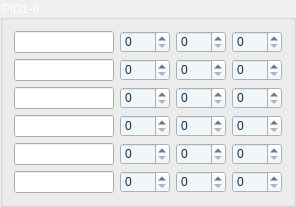
          <widget class="QGroupBox" name="groupBox">
           <property name="minimumSize">
            <size>
             <width>0</width>
             <height>45</height>
            </size>
           </property>
           <property name="styleSheet">
            <string notr="true">font: 10pt &quot;微软雅黑&quot;;
color:white;</string>
           </property>
           <property name="title">
            <string>PID1-6</string>
           </property>
           <layout class="QGridLayout" name="gridLayout">
            <item row="4" column="0">
             <widget class="QLineEdit" name="lineEdit_5">
              <property name="minimumSize">
               <size>
                <width>0</width>
                <height>20</height>
               </size>
              </property>
              <property name="maximumSize">
               <size>
                <width>100</width>
                <height>16777215</height>
               </size>
              </property>
              <property name="text">
               <string>PID5</string>
              </property>
             </widget>
            </item>
            <item row="1" column="2">
             <widget class="QSpinBox" name="sb_i2">
              <property name="minimumSize">
               <size>
                <width>50</width>
                <height>20</height>
               </size>
              </property>
              <property name="styleSheet">
               <string notr="true">QSpinBox{
	color:#14274E;
	font: 10pt &quot;微软雅黑&quot;;
	background-color:#F1F6F9;
    selection-background-color: #F1F6F9;
	selection-color:#14274E;
}
</string>
              </property>
             </widget>
            </item>
            <item row="5" column="2">
             <widget class="QSpinBox" name="sb_i6">
              <property name="minimumSize">
               <size>
                <width>50</width>
                <height>20</height>
               </size>
              </property>
              <property name="styleSheet">
               <string notr="true">QSpinBox{
	color:#14274E;
	font: 10pt &quot;微软雅黑&quot;;
	background-color:#F1F6F9;
    selection-background-color: #F1F6F9;
	selection-color:#14274E;
}
</string>
              </property>
             </widget>
            </item>
            <item row="5" column="1">
             <widget class="QSpinBox" name="sb_p6">
              <property name="minimumSize">
               <size>
                <width>50</width>
                <height>20</height>
               </size>
              </property>
              <property name="styleSheet">
               <string notr="true">QSpinBox{
	color:#14274E;
	font: 10pt &quot;微软雅黑&quot;;
	background-color:#F1F6F9;
    selection-background-color: #F1F6F9;
	selection-color:#14274E;
}
</string>
              </property>
             </widget>
            </item>
            <item row="5" column="0">
             <widget class="QLineEdit" name="lineEdit_6">
              <property name="minimumSize">
               <size>
                <width>0</width>
                <height>20</height>
               </size>
              </property>
              <property name="maximumSize">
               <size>
                <width>100</width>
                <height>16777215</height>
               </size>
              </property>
              <property name="text">
               <string>PID6</string>
              </property>
             </widget>
            </item>
            <item row="2" column="3">
             <widget class="QSpinBox" name="sb_d3">
              <property name="minimumSize">
               <size>
                <width>50</width>
                <height>20</height>
               </size>
              </property>
              <property name="styleSheet">
               <string notr="true">QSpinBox{
	color:#14274E;
	font: 10pt &quot;微软雅黑&quot;;
	background-color:#F1F6F9;
    selection-background-color: #F1F6F9;
	selection-color:#14274E;
}
</string>
              </property>
             </widget>
            </item>
            <item row="2" column="1">
             <widget class="QSpinBox" name="sb_p3">
              <property name="minimumSize">
               <size>
                <width>50</width>
                <height>20</height>
               </size>
              </property>
              <property name="styleSheet">
               <string notr="true">QSpinBox{
	color:#14274E;
	font: 10pt &quot;微软雅黑&quot;;
	background-color:#F1F6F9;
    selection-background-color: #F1F6F9;
	selection-color:#14274E;
}
</string>
              </property>
             </widget>
            </item>
            <item row="0" column="2">
             <widget class="QSpinBox" name="sb_i1">
              <property name="minimumSize">
               <size>
                <width>50</width>
                <height>20</height>
               </size>
              </property>
              <property name="styleSheet">
               <string notr="true">QSpinBox{
	color:#14274E;
	font: 10pt &quot;微软雅黑&quot;;
	background-color:#F1F6F9;
    selection-background-color: #F1F6F9;
	selection-color:#14274E;
}
</string>
              </property>
             </widget>
            </item>
            <item row="4" column="2">
             <widget class="QSpinBox" name="sb_i5">
              <property name="minimumSize">
               <size>
                <width>50</width>
                <height>20</height>
               </size>
              </property>
              <property name="styleSheet">
               <string notr="true">QSpinBox{
	color:#14274E;
	font: 10pt &quot;微软雅黑&quot;;
	background-color:#F1F6F9;
    selection-background-color: #F1F6F9;
	selection-color:#14274E;
}
</string>
              </property>
             </widget>
            </item>
            <item row="3" column="3">
             <widget class="QSpinBox" name="sb_d4">
              <property name="minimumSize">
               <size>
                <width>50</width>
                <height>20</height>
               </size>
              </property>
              <property name="styleSheet">
               <string notr="true">QSpinBox{
	color:#14274E;
	font: 10pt &quot;微软雅黑&quot;;
	background-color:#F1F6F9;
    selection-background-color: #F1F6F9;
	selection-color:#14274E;
}
</string>
              </property>
             </widget>
            </item>
            <item row="1" column="3">
             <widget class="QSpinBox" name="sb_d2">
              <property name="minimumSize">
               <size>
                <width>50</width>
                <height>20</height>
               </size>
              </property>
              <property name="styleSheet">
               <string notr="true">QSpinBox{
	color:#14274E;
	font: 10pt &quot;微软雅黑&quot;;
	background-color:#F1F6F9;
    selection-background-color: #F1F6F9;
	selection-color:#14274E;
}
</string>
              </property>
             </widget>
            </item>
            <item row="0" column="0">
             <widget class="QLineEdit" name="lineEdit_1">
              <property name="minimumSize">
               <size>
                <width>0</width>
                <height>20</height>
               </size>
              </property>
              <property name="maximumSize">
               <size>
                <width>100</width>
                <height>16777215</height>
               </size>
              </property>
              <property name="text">
               <string>PID1</string>
              </property>
             </widget>
            </item>
            <item row="1" column="0">
             <widget class="QLineEdit" name="lineEdit_2">
              <property name="minimumSize">
               <size>
                <width>0</width>
                <height>20</height>
               </size>
              </property>
              <property name="maximumSize">
               <size>
                <width>100</width>
                <height>16777215</height>
               </size>
              </property>
              <property name="text">
               <string>PID2</string>
              </property>
             </widget>
            </item>
            <item row="4" column="3">
             <widget class="QSpinBox" name="sb_d5">
              <property name="minimumSize">
               <size>
                <width>50</width>
                <height>20</height>
               </size>
              </property>
              <property name="styleSheet">
               <string notr="true">QSpinBox{
	color:#14274E;
	font: 10pt &quot;微软雅黑&quot;;
	background-color:#F1F6F9;
    selection-background-color: #F1F6F9;
	selection-color:#14274E;
}
</string>
              </property>
             </widget>
            </item>
            <item row="1" column="1">
             <widget class="QSpinBox" name="sb_p2">
              <property name="minimumSize">
               <size>
                <width>50</width>
                <height>20</height>
               </size>
              </property>
              <property name="styleSheet">
               <string notr="true">QSpinBox{
	color:#14274E;
	font: 10pt &quot;微软雅黑&quot;;
	background-color:#F1F6F9;
    selection-background-color: #F1F6F9;
	selection-color:#14274E;
}
</string>
              </property>
             </widget>
            </item>
            <item row="0" column="1">
             <widget class="QSpinBox" name="sb_p1">
              <property name="minimumSize">
               <size>
                <width>50</width>
                <height>20</height>
               </size>
              </property>
              <property name="styleSheet">
               <string notr="true">QSpinBox{
	color:#14274E;
	font: 10pt &quot;微软雅黑&quot;;
	background-color:#F1F6F9;
    selection-background-color: #F1F6F9;
	selection-color:#14274E;
}
</string>
              </property>
             </widget>
            </item>
            <item row="2" column="2">
             <widget class="QSpinBox" name="sb_i3">
              <property name="minimumSize">
               <size>
                <width>50</width>
                <height>20</height>
               </size>
              </property>
              <property name="styleSheet">
               <string notr="true">QSpinBox{
	color:#14274E;
	font: 10pt &quot;微软雅黑&quot;;
	background-color:#F1F6F9;
    selection-background-color: #F1F6F9;
	selection-color:#14274E;
}
</string>
              </property>
             </widget>
            </item>
            <item row="3" column="0">
             <widget class="QLineEdit" name="lineEdit_4">
              <property name="minimumSize">
               <size>
                <width>0</width>
                <height>20</height>
               </size>
              </property>
              <property name="maximumSize">
               <size>
                <width>100</width>
                <height>16777215</height>
               </size>
              </property>
              <property name="text">
               <string>PID4</string>
              </property>
             </widget>
            </item>
            <item row="3" column="2">
             <widget class="QSpinBox" name="sb_i4">
              <property name="minimumSize">
               <size>
                <width>50</width>
                <height>20</height>
               </size>
              </property>
              <property name="styleSheet">
               <string notr="true">QSpinBox{
	color:#14274E;
	font: 10pt &quot;微软雅黑&quot;;
	background-color:#F1F6F9;
    selection-background-color: #F1F6F9;
	selection-color:#14274E;
}
</string>
              </property>
             </widget>
            </item>
            <item row="0" column="3">
             <widget class="QSpinBox" name="sb_d1">
              <property name="minimumSize">
               <size>
                <width>50</width>
                <height>20</height>
               </size>
              </property>
              <property name="styleSheet">
               <string notr="true">QSpinBox{
	color:#14274E;
	font: 10pt &quot;微软雅黑&quot;;
	background-color:#F1F6F9;
    selection-background-color: #F1F6F9;
	selection-color:#14274E;
}
</string>
              </property>
             </widget>
            </item>
            <item row="4" column="1">
             <widget class="QSpinBox" name="sb_p5">
              <property name="minimumSize">
               <size>
                <width>50</width>
                <height>20</height>
               </size>
              </property>
              <property name="styleSheet">
               <string notr="true">QSpinBox{
	color:#14274E;
	font: 10pt &quot;微软雅黑&quot;;
	background-color:#F1F6F9;
    selection-background-color: #F1F6F9;
	selection-color:#14274E;
}
</string>
              </property>
             </widget>
            </item>
            <item row="2" column="0">
             <widget class="QLineEdit" name="lineEdit_3">
              <property name="minimumSize">
               <size>
                <width>0</width>
                <height>20</height>
               </size>
              </property>
              <property name="maximumSize">
               <size>
                <width>100</width>
                <height>16777215</height>
               </size>
              </property>
              <property name="text">
               <string>PID3</string>
              </property>
             </widget>
            </item>
            <item row="3" column="1">
             <widget class="QSpinBox" name="sb_p4">
              <property name="minimumSize">
               <size>
                <width>50</width>
                <height>20</height>
               </size>
              </property>
              <property name="styleSheet">
               <string notr="true">QSpinBox{
	color:#14274E;
	font: 10pt &quot;微软雅黑&quot;;
	background-color:#F1F6F9;
    selection-background-color: #F1F6F9;
	selection-color:#14274E;
}
</string>
              </property>
             </widget>
            </item>
            <item row="5" column="3">
             <widget class="QSpinBox" name="sb_d6">
              <property name="minimumSize">
               <size>
                <width>50</width>
                <height>20</height>
               </size>
              </property>
              <property name="styleSheet">
               <string notr="true">QSpinBox{
	color:#14274E;
	font: 10pt &quot;微软雅黑&quot;;
	background-color:#F1F6F9;
    selection-background-color: #F1F6F9;
	selection-color:#14274E;
}
</string>
              </property>
             </widget>
            </item>
           </layout>
          </widget>
